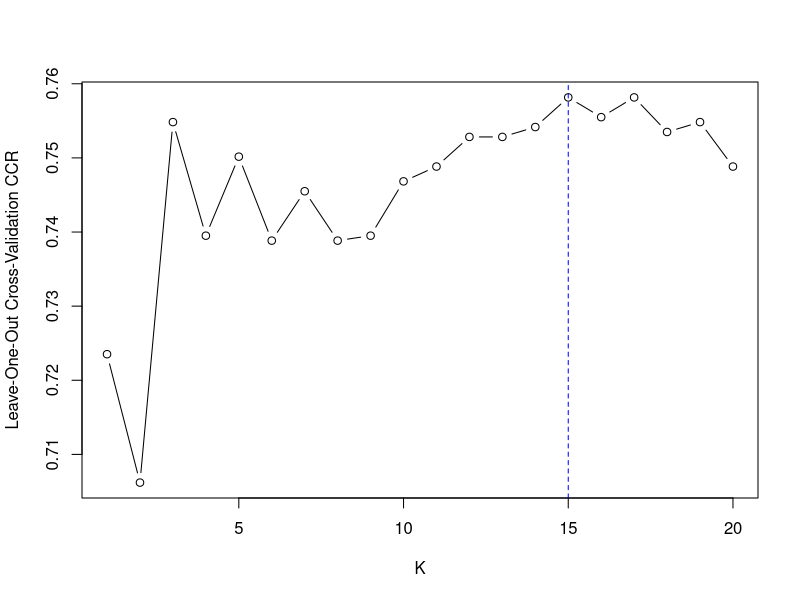
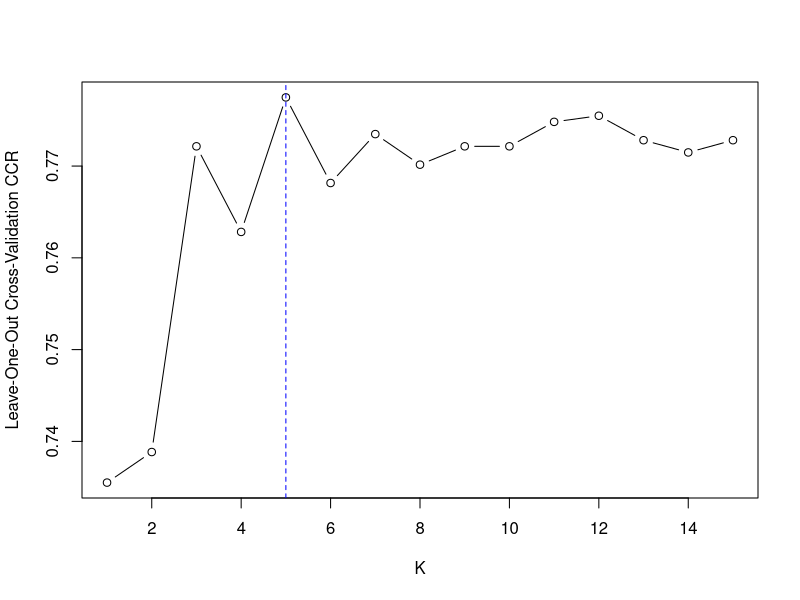

Write the R code that produced these figures, in order.
#DMML Group Project
set.seed(555)
####################################
# Building the data set
####################################
library(fastDummies)
library(dplyr)

#read data
drug <- read.csv("group_22.csv") 

#eliminate over-claimers
drug <- drug %>% filter(Semer=="CL0")


#since these variables do not have an inherent hierarchy 
#convert Ethnicity and Country columns to dummies
drug$Country <- ifelse(drug$Country==-0.09765,"Australia",
                       ifelse(drug$Country==0.24923,"Canada",
                              ifelse(drug$Country==-0.46841,"New_Zealand",
                                     ifelse(drug$Country==-0.28519,"Other",
                                            ifelse(drug$Country==0.21128,"ROI",
                                                   ifelse(drug$Country==0.96082,"UK",
                                                          ifelse(drug$Country==-0.57009,"USA","Unknown")))))))
levels(factor(drug$Country))

drug$Ethnicity <- ifelse(drug$Ethnicity==-0.50212,"Asian",
                         ifelse(drug$Ethnicity==-1.10702,"Black",
                                ifelse(drug$Ethnicity==1.90725,"Mixed_Black_Asian",
                                       ifelse(drug$Ethnicity==0.12600,"Mixed_White_Asian",
                                              ifelse(drug$Ethnicity==-0.22166,"Mixed_White_Black",
                                                     ifelse(drug$Ethnicity==0.11440,"Other",
                                                            ifelse(drug$Ethnicity==-0.31685,"White","Unknown")))))))

levels(factor(drug$Ethnicity))

drug <- dummy_cols(drug,c("Country", "Ethnicity"), remove_selected_columns=TRUE)


#target variable to factor

drug$Merged_Amphet <- ifelse(drug$Amphet %in% c("CL0"), "Never Used",
                             ifelse(drug$Amphet %in% c("CL1", "CL2"), "Used Over a Year Ago",
                                    "Used in the Last Year"))

drug$Amphet <- as.factor(drug$Amphet)
drug$Merged_Amphet <- as.factor(drug$Merged_Amphet)


#split into training and testing
training_n <- floor(0.8*nrow(drug))
training_indices <- sample(c(1:nrow(drug)), training_n)

#remove ID and fake drug 
cols <- c("ID", "Semer")
drug_numeric <- drug %>% select(-one_of(cols)) %>% 
  relocate(Amphet, .before=Merged_Amphet)

train <- drug_numeric[training_indices, ]
test <- drug_numeric[-training_indices, ]


library(class)

# Leave-One-Out Cross-Validation on 7 Classes
set.seed(555)
K <- c(1:20)
cv.corr <- c()
for (k in K){
  train.pred <- knn.cv(train[, 1:15], train[, 16], k = k)
  cv.corr[k] <- mean(train[, 16] == train.pred)
}

plot(K, cv.corr, type = "b", ylab = "Leave-One-Out Cross-Validation CCR")
abline(v = which.max(cv.corr), lty = 2, col = "blue")

# Fitting 15-NN model
k.opt <- which.max(cv.corr)
test.pred <- knn(train[, 1:15], test[, 1:15], train[, 16], k = k.opt)
# Test CCR
mean(test[, 16] == test.pred)


# Leave-One-Out Cross Validation on 3 Classes
set.seed(555)
K <- c(1:15)
cv.corr <- c()
for (k in K){
  train.pred <- knn.cv(train[, 1:15], train[, 17], k = k)
  cv.corr[k] <- mean(train[, 17] == train.pred)
}

plot(K, cv.corr, type = "b", ylab = "Leave-One-Out Cross-Validation CCR")
abline(v = which.max(cv.corr), lty = 2, col = "blue")

# Fitting 5-NN model
k.opt <- which.max(cv.corr)
test.pred <- knn(train[, 1:15], test[, 1:15], train[, 17], k = k.opt)
mean(test[, 17] == test.pred)
